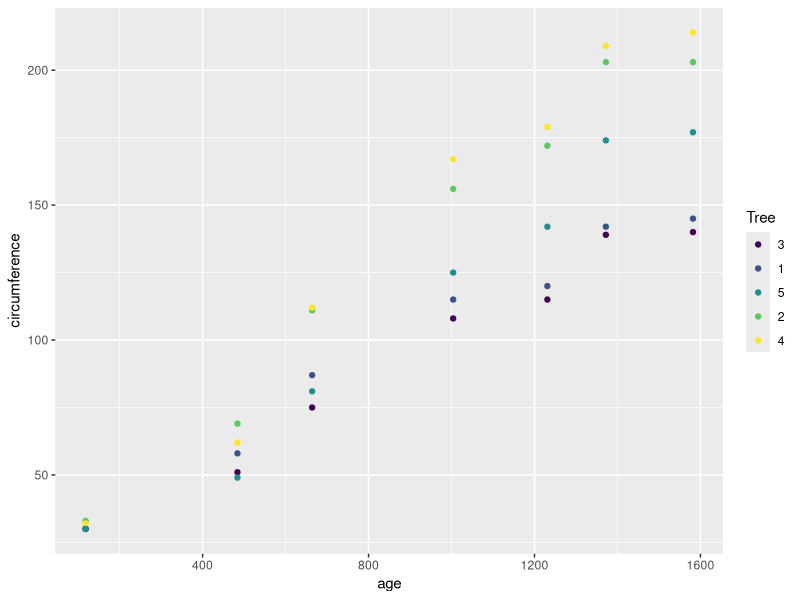

Reproduce this figure in R.
## ---- chunk 1
knitr::opts_chunk$set(echo = TRUE)
## ---- chunk 2
data(Orange)
str(Orange)
## ---- chunk 3
summary(Orange)
## ---- chunk 4
library(ggplot2)
ggplot(data = Orange, aes(x = age, y = circumference, 
                          col = Tree)) +
  geom_point()
